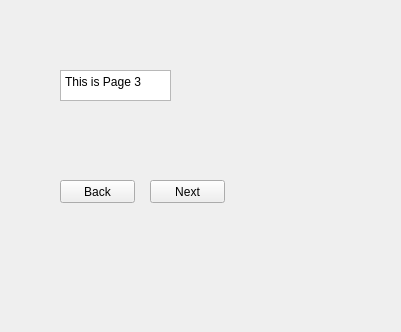
<?xml version="1.0" encoding="UTF-8"?>
<ui version="4.0">
 <class>Form</class>
 <widget class="QWidget" name="Form">
  <property name="geometry">
   <rect>
    <x>0</x>
    <y>0</y>
    <width>401</width>
    <height>332</height>
   </rect>
  </property>
  <property name="windowTitle">
   <string>Form</string>
  </property>
  <widget class="QStackedWidget" name="stackedWidget">
   <property name="geometry">
    <rect>
     <x>40</x>
     <y>60</y>
     <width>271</width>
     <height>221</height>
    </rect>
   </property>
   <property name="currentIndex">
    <number>2</number>
   </property>
   <widget class="QWidget" name="page">
    <widget class="QPushButton" name="backButton">
     <property name="geometry">
      <rect>
       <x>30</x>
       <y>130</y>
       <width>75</width>
       <height>23</height>
      </rect>
     </property>
     <property name="text">
      <string>Back</string>
     </property>
    </widget>
    <widget class="QPushButton" name="nextButton">
     <property name="geometry">
      <rect>
       <x>120</x>
       <y>130</y>
       <width>75</width>
       <height>23</height>
      </rect>
     </property>
     <property name="text">
      <string>Next</string>
     </property>
    </widget>
    <widget class="QTextEdit" name="textEdit">
     <property name="geometry">
      <rect>
       <x>40</x>
       <y>20</y>
       <width>111</width>
       <height>31</height>
      </rect>
     </property>
     <property name="html">
      <string>&lt;!DOCTYPE HTML PUBLIC &quot;-//W3C//DTD HTML 4.0//EN&quot; &quot;http://www.w3.org/TR/REC-html40/strict.dtd&quot;&gt;
&lt;html&gt;&lt;head&gt;&lt;meta name=&quot;qrichtext&quot; content=&quot;1&quot; /&gt;&lt;style type=&quot;text/css&quot;&gt;
p, li { white-space: pre-wrap; }
&lt;/style&gt;&lt;/head&gt;&lt;body style=&quot; font-family:'Gulim'; font-size:9pt; font-weight:400; font-style:normal;&quot;&gt;
&lt;p style=&quot; margin-top:0px; margin-bottom:0px; margin-left:0px; margin-right:0px; -qt-block-indent:0; text-indent:0px;&quot;&gt;This is Page 1&lt;/p&gt;&lt;/body&gt;&lt;/html&gt;</string>
     </property>
    </widget>
   </widget>
   <widget class="QWidget" name="page_2">
    <widget class="QPushButton" name="backButton_2">
     <property name="geometry">
      <rect>
       <x>30</x>
       <y>130</y>
       <width>75</width>
       <height>23</height>
      </rect>
     </property>
     <property name="text">
      <string>Back</string>
     </property>
    </widget>
    <widget class="QPushButton" name="nextButton_2">
     <property name="geometry">
      <rect>
       <x>120</x>
       <y>130</y>
       <width>75</width>
       <height>23</height>
      </rect>
     </property>
     <property name="text">
      <string>Next</string>
     </property>
    </widget>
    <widget class="QTextEdit" name="textEdit_2">
     <property name="geometry">
      <rect>
       <x>30</x>
       <y>20</y>
       <width>111</width>
       <height>31</height>
      </rect>
     </property>
     <property name="html">
      <string>&lt;!DOCTYPE HTML PUBLIC &quot;-//W3C//DTD HTML 4.0//EN&quot; &quot;http://www.w3.org/TR/REC-html40/strict.dtd&quot;&gt;
&lt;html&gt;&lt;head&gt;&lt;meta name=&quot;qrichtext&quot; content=&quot;1&quot; /&gt;&lt;style type=&quot;text/css&quot;&gt;
p, li { white-space: pre-wrap; }
&lt;/style&gt;&lt;/head&gt;&lt;body style=&quot; font-family:'Gulim'; font-size:9pt; font-weight:400; font-style:normal;&quot;&gt;
&lt;p style=&quot; margin-top:0px; margin-bottom:0px; margin-left:0px; margin-right:0px; -qt-block-indent:0; text-indent:0px;&quot;&gt;This is Page 2&lt;/p&gt;&lt;/body&gt;&lt;/html&gt;</string>
     </property>
    </widget>
   </widget>
   <widget class="QWidget" name="page_3">
    <widget class="QTextEdit" name="textEdit_3">
     <property name="geometry">
      <rect>
       <x>20</x>
       <y>10</y>
       <width>111</width>
       <height>31</height>
      </rect>
     </property>
     <property name="html">
      <string>&lt;!DOCTYPE HTML PUBLIC &quot;-//W3C//DTD HTML 4.0//EN&quot; &quot;http://www.w3.org/TR/REC-html40/strict.dtd&quot;&gt;
&lt;html&gt;&lt;head&gt;&lt;meta name=&quot;qrichtext&quot; content=&quot;1&quot; /&gt;&lt;style type=&quot;text/css&quot;&gt;
p, li { white-space: pre-wrap; }
&lt;/style&gt;&lt;/head&gt;&lt;body style=&quot; font-family:'Gulim'; font-size:9pt; font-weight:400; font-style:normal;&quot;&gt;
&lt;p style=&quot; margin-top:0px; margin-bottom:0px; margin-left:0px; margin-right:0px; -qt-block-indent:0; text-indent:0px;&quot;&gt;This is Page 3&lt;/p&gt;&lt;/body&gt;&lt;/html&gt;</string>
     </property>
    </widget>
    <widget class="QPushButton" name="backButton_3">
     <property name="geometry">
      <rect>
       <x>20</x>
       <y>120</y>
       <width>75</width>
       <height>23</height>
      </rect>
     </property>
     <property name="text">
      <string>Back</string>
     </property>
    </widget>
    <widget class="QPushButton" name="nextButton_3">
     <property name="geometry">
      <rect>
       <x>110</x>
       <y>120</y>
       <width>75</width>
       <height>23</height>
      </rect>
     </property>
     <property name="text">
      <string>Next</string>
     </property>
    </widget>
   </widget>
  </widget>
 </widget>
 <resources/>
 <connections/>
</ui>
